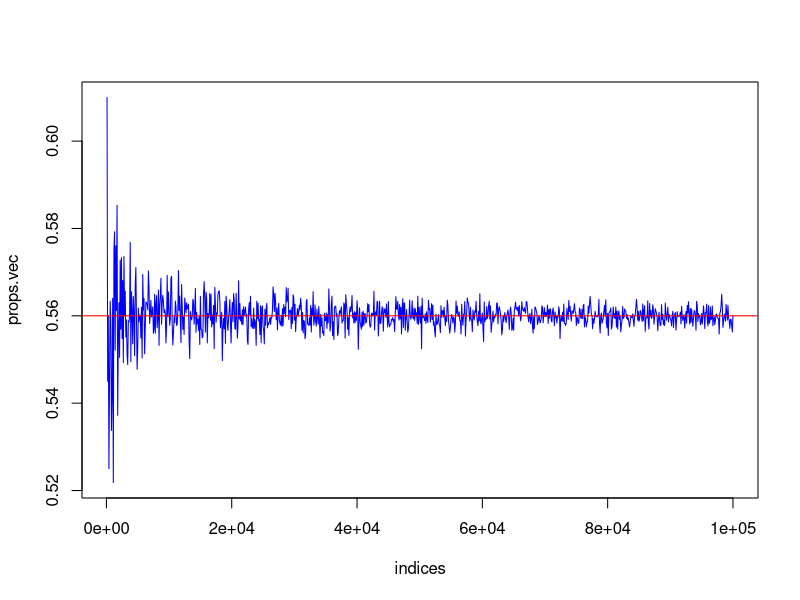

Write R code to recreate this figure.
### one Bernoulli trial
q=0.56

nsims=10000
sims=rbinom(nsims, size=1, prob=q)

## the expected value of a single Bernoulli trial
q

## the proportion of 1's in the simulated values
p.hat=mean(sims)
p.hat

## vary the number of simulations
props.vec=numeric(0)
indices=seq(100, 100000, 100)
for(nsim in indices){
  sim=rbinom(nsim, size=1, prob=q)
  props.vec=c(props.vec, mean(sim))
}
plot(indices, props.vec, type="l", col="blue")
abline(h=q, col="red")
